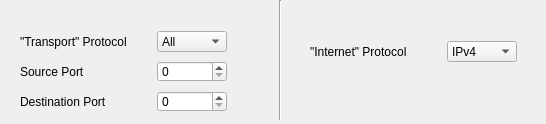
          <widget class="QWidget" name="TabPage2" >
           <property name="geometry" >
            <rect>
             <x>0</x>
             <y>0</y>
             <width>546</width>
             <height>124</height>
            </rect>
           </property>
           <attribute name="title" >
            <string>Protocols</string>
           </attribute>
           <widget class="Line" name="line16_3" >
            <property name="geometry" >
             <rect>
              <x>270</x>
              <y>0</y>
              <width>20</width>
              <height>120</height>
             </rect>
            </property>
            <property name="frameShape" >
             <enum>QFrame::VLine</enum>
            </property>
            <property name="frameShadow" >
             <enum>QFrame::Sunken</enum>
            </property>
           </widget>
           <widget class="QWidget" name="layoutWidget7" >
            <property name="geometry" >
             <rect>
              <x>20</x>
              <y>30</y>
              <width>208</width>
              <height>23</height>
             </rect>
            </property>
            <layout class="QHBoxLayout" >
             <item>
              <widget class="QLabel" name="textLabel35" >
               <property name="minimumSize" >
                <size>
                 <width>131</width>
                 <height>21</height>
                </size>
               </property>
               <property name="maximumSize" >
                <size>
                 <width>131</width>
                 <height>21</height>
                </size>
               </property>
               <property name="text" >
                <string>"Transport" Protocol</string>
               </property>
               <property name="wordWrap" >
                <bool>false</bool>
               </property>
              </widget>
             </item>
             <item>
              <widget class="QComboBox" name="l4Protocol" >
               <property name="minimumSize" >
                <size>
                 <width>70</width>
                 <height>21</height>
                </size>
               </property>
               <property name="maximumSize" >
                <size>
                 <width>70</width>
                 <height>21</height>
                </size>
               </property>
               <item>
                <property name="text" >
                 <string>All</string>
                </property>
               </item>
               <item>
                <property name="text" >
                 <string>TCP</string>
                </property>
               </item>
               <item>
                <property name="text" >
                 <string>UDP</string>
                </property>
               </item>
               <item>
                <property name="text" >
                 <string>ICMP</string>
                </property>
               </item>
              </widget>
             </item>
            </layout>
           </widget>
           <widget class="QWidget" name="layoutWidget8" >
            <property name="geometry" >
             <rect>
              <x>20</x>
              <y>60</y>
              <width>208</width>
              <height>23</height>
             </rect>
            </property>
            <layout class="QHBoxLayout" >
             <item>
              <widget class="QLabel" name="textLabel34" >
               <property name="minimumSize" >
                <size>
                 <width>131</width>
                 <height>21</height>
                </size>
               </property>
               <property name="maximumSize" >
                <size>
                 <width>131</width>
                 <height>21</height>
                </size>
               </property>
               <property name="text" >
                <string>Source Port</string>
               </property>
               <property name="wordWrap" >
                <bool>false</bool>
               </property>
              </widget>
             </item>
             <item>
              <widget class="QSpinBox" name="srcPort" >
               <property name="minimumSize" >
                <size>
                 <width>70</width>
                 <height>21</height>
                </size>
               </property>
               <property name="maximumSize" >
                <size>
                 <width>70</width>
                 <height>21</height>
                </size>
               </property>
               <property name="toolTip" >
                <string>if 0, the value will be ignored</string>
               </property>
               <property name="maximum" >
                <number>65536</number>
               </property>
               <property name="value" >
                <number>0</number>
               </property>
              </widget>
             </item>
            </layout>
           </widget>
           <widget class="QWidget" name="layoutWidget9" >
            <property name="geometry" >
             <rect>
              <x>20</x>
              <y>90</y>
              <width>208</width>
              <height>23</height>
             </rect>
            </property>
            <layout class="QHBoxLayout" >
             <item>
              <widget class="QLabel" name="textLabel34_2" >
               <property name="minimumSize" >
                <size>
                 <width>131</width>
                 <height>21</height>
                </size>
               </property>
               <property name="maximumSize" >
                <size>
                 <width>131</width>
                 <height>21</height>
                </size>
               </property>
               <property name="text" >
                <string>Destination Port</string>
               </property>
               <property name="wordWrap" >
                <bool>false</bool>
               </property>
              </widget>
             </item>
             <item>
              <widget class="QSpinBox" name="destPort" >
               <property name="minimumSize" >
                <size>
                 <width>70</width>
                 <height>21</height>
                </size>
               </property>
               <property name="maximumSize" >
                <size>
                 <width>70</width>
                 <height>21</height>
                </size>
               </property>
               <property name="toolTip" >
                <string>if 0, the value will be ignored</string>
               </property>
               <property name="maximum" >
                <number>65536</number>
               </property>
               <property name="value" >
                <number>0</number>
               </property>
              </widget>
             </item>
            </layout>
           </widget>
           <widget class="QWidget" name="layoutWidget10" >
            <property name="geometry" >
             <rect>
              <x>310</x>
              <y>40</y>
              <width>208</width>
              <height>23</height>
             </rect>
            </property>
            <layout class="QHBoxLayout" >
             <item>
              <widget class="QLabel" name="textLabel36" >
               <property name="minimumSize" >
                <size>
                 <width>131</width>
                 <height>21</height>
                </size>
               </property>
               <property name="maximumSize" >
                <size>
                 <width>131</width>
                 <height>21</height>
                </size>
               </property>
               <property name="text" >
                <string>"Internet" Protocol</string>
               </property>
               <property name="wordWrap" >
                <bool>false</bool>
               </property>
              </widget>
             </item>
             <item>
              <widget class="QComboBox" name="l3Protocol" >
               <property name="minimumSize" >
                <size>
                 <width>70</width>
                 <height>21</height>
                </size>
               </property>
               <property name="maximumSize" >
                <size>
                 <width>70</width>
                 <height>21</height>
                </size>
               </property>
               <item>
                <property name="text" >
                 <string>IPv4</string>
                </property>
               </item>
               <item>
                <property name="text" >
                 <string>IPv6</string>
                </property>
               </item>
              </widget>
             </item>
            </layout>
           </widget>
          </widget>
